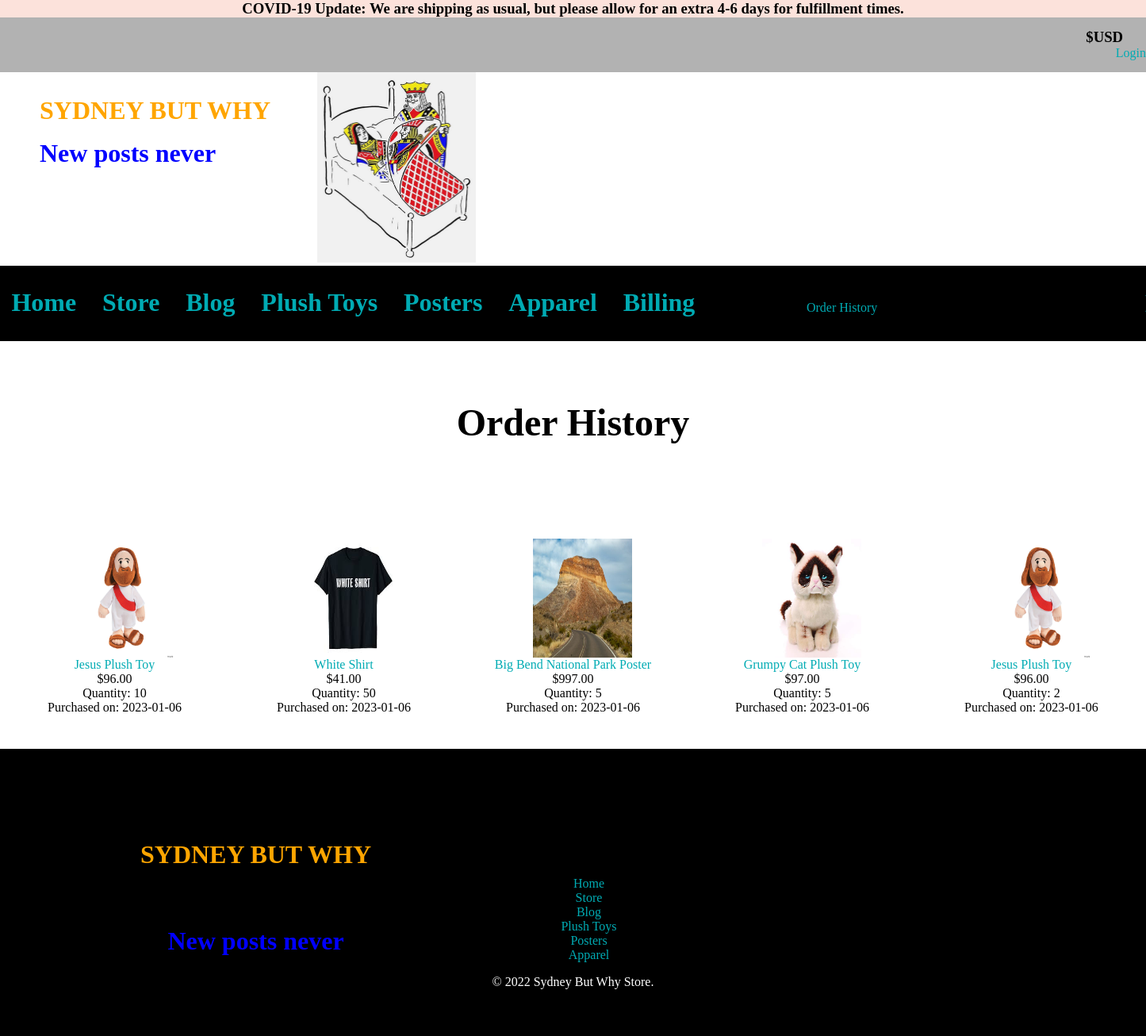
/orders (signed in), run on the app's committed database.
### app.py (models this page shows)
    class Cart(db.Model):
        id = db.Column(db.Integer, primary_key=True)
        item_id = db.Column(db.Integer, db.ForeignKey(Item.id))
        quantity = db.Column(db.Integer, nullable=False)
        user_id = db.Column(db.Integer, db.ForeignKey(User.id))
        purchased = db.Column(db.Boolean, nullable=False)
        purchase_date_date = db.Column(db.String(50), nullable=True)
        purchase_date_num = db.Column(db.Integer, nullable=True)

    class Item(db.Model):
        __tablename__ = "items"
        id = db.Column(db.Integer, primary_key=True)
        product_title = db.Column(db.String(100), nullable=False)
        product_price = db.Column(db.String(50), nullable=False)
        img_url = db.Column(db.String(500), nullable=False)
        description = db.Column(db.String(250), nullable=False)
        item_type = db.Column(db.String(250), nullable=False)
        cart = db.relationship('Cart', backref='item')

### app.py (the view)
@app.route("/orders")
def orders():
    user_id = session["user_id"]
    purchased_items = Cart.query.filter(Cart.user_id == user_id, Cart.purchased == True).order_by(Cart.purchase_date_num.desc()).all()
    return render_template("orders.html", orders=purchased_items)

### templates/orders.html
{% extends 'base.html' %}
{% block content %}
<h1 class="main_title">Order History</h1>
<div class="product_container">
{% for item in orders %}
<div class="product_card">
<img class="product_img" src="{{ item.item.img_url }}">
<a class="pru" href="{{url_for('product', product_id=item.item.id )}}"> {{ item.item.product_title }}</a>
<span> {{ item.item.product_price }} </span>
    <span> Quantity: {{ item.quantity }} </span>
    <span>Purchased on: {{ item.purchase_date_date }} </span>
</div>
{% endfor %}
</div>
{% endblock %}

### static/css/styles.css (style rules this page uses)
body { margin: 0; padding: 0; }
a { color: #00ABB3; text-decoration: none; }
.main_title { text-align: center; color: black; padding: 3% 3%; font-weight: bold; font-size: 3rem; }
.product_img { width: 125px; height: 150px; position: relative; left: 25%; }
.product_container { display: flex; flex-wrap: wrap; text-align: center; }
.product_card { display: flex; flex-direction: column; height: 14%; width: 14%; margin: 3% 3%; }

### data on the page
Cart: item.img_url (picture), item.product_title "Jesus Plush Toy", item.product_price "$96.00", quantity "10", purchase_date_date "2023-01-06"
Cart: item.img_url (picture), item.product_title "White Shirt", item.product_price "$41.00", quantity "50", purchase_date_date "2023-01-06"
Cart: item.img_url (picture), item.product_title "Big Bend National Park Poster", item.product_price "$997.00", quantity "5", purchase_date_date "2023-01-06"
Cart: item.img_url (picture), item.product_title "Grumpy Cat Plush Toy", item.product_price "$97.00", quantity "5", purchase_date_date "2023-01-06"
Cart: item.img_url (picture), item.product_title "Jesus Plush Toy", item.product_price "$96.00", quantity "2", purchase_date_date "2023-01-06"
